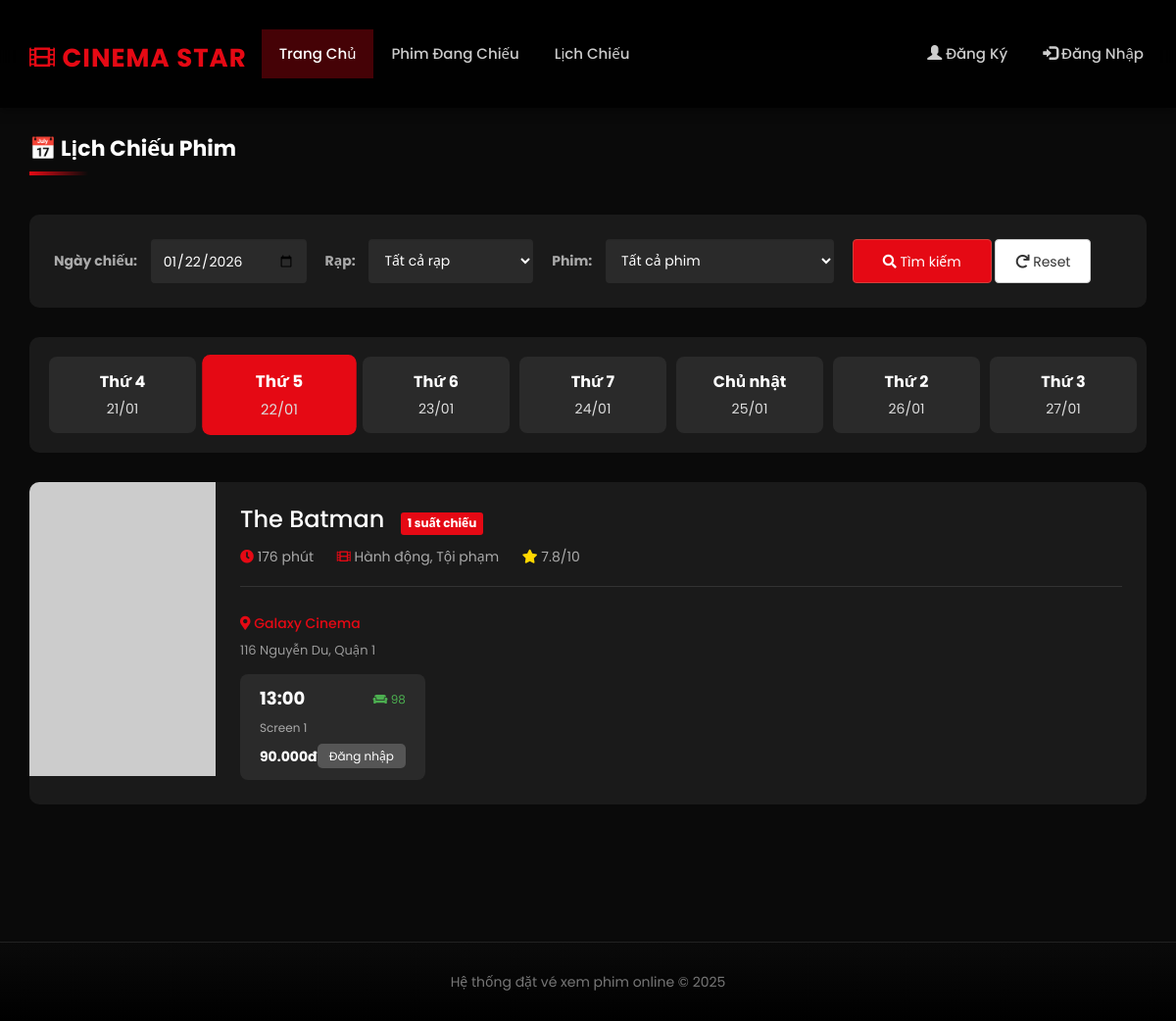
The page /schedule.php?date=2026-01-22 on the database as committed earlier.
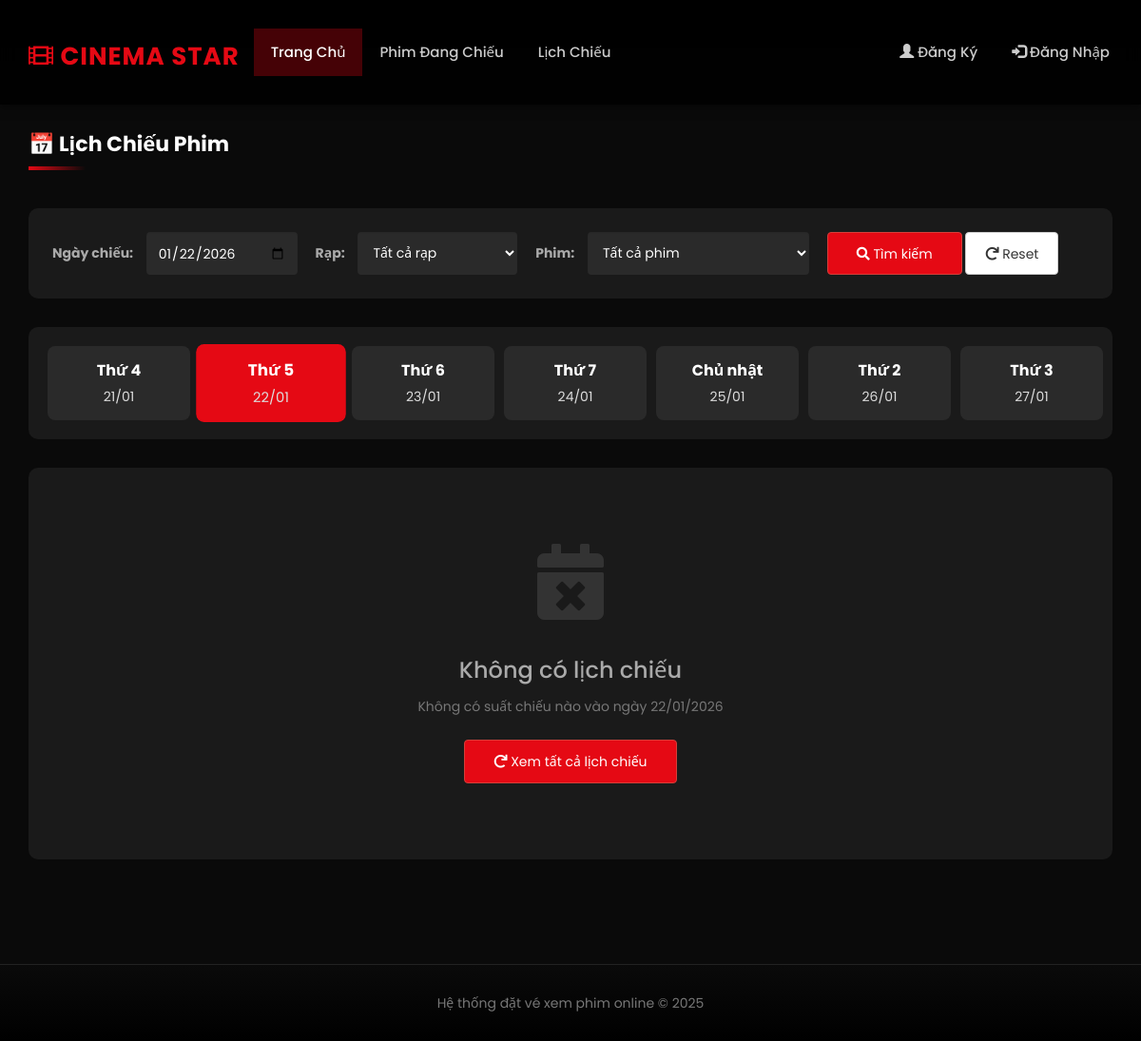
The same page on the database as committed later.
### tables this page shows
CREATE TABLE IF NOT EXISTS `tbl_movie` (
  `movie_id` int(11) NOT NULL AUTO_INCREMENT,
  `movie_name` varchar(200) NOT NULL,
  `director` varchar(100) DEFAULT NULL,
  `cast` text DEFAULT NULL,
  `description` text DEFAULT NULL,
  `image` varchar(500) DEFAULT NULL,
  `video_url` varchar(500) DEFAULT NULL,
  `duration` int(11) DEFAULT NULL COMMENT 'Thời lượng phim (phút)',
  `genre` varchar(100) DEFAULT NULL,
  `release_date` date DEFAULT NULL,
  `rating` decimal(3,1) DEFAULT 0.0,
  `status` enum('coming_soon','now_showing','ended') DEFAULT 'now_showing',
  `created_at` timestamp NOT NULL DEFAULT current_timestamp(),
  PRIMARY KEY (`movie_id`)
);

CREATE TABLE IF NOT EXISTS `tbl_screenings` (
  `screening_id` int(11) NOT NULL AUTO_INCREMENT,
  `movie_id` int(11) NOT NULL,
  `theatre_id` int(11) NOT NULL,
  `screen_name` varchar(50) DEFAULT NULL,
  `show_date` date NOT NULL,
  `show_time` time NOT NULL,
  `price` decimal(10,2) DEFAULT 0.00,
  `available_seats` int(11) DEFAULT 100,
  PRIMARY KEY (`screening_id`),
  KEY `movie_id` (`movie_id`),
  KEY `theatre_id` (`theatre_id`)
);

CREATE TABLE IF NOT EXISTS `tbl_theatre` (
  `id` int(11) NOT NULL AUTO_INCREMENT,
  `name` varchar(100) NOT NULL,
  `address` varchar(255) DEFAULT NULL,
  `city` varchar(50) DEFAULT NULL,
  `phone` varchar(20) DEFAULT NULL,
  `total_screens` int(11) DEFAULT 1,
  PRIMARY KEY (`id`)
);

### schedule.php (the view, shortened to what the changed rows need)
<?php include('header.php'); ?>
<div class="container" style="margin-top: 30px; margin-bottom: 50px;">
    <h2 class="section-title">📅 Lịch Chiếu Phim</h2>
    <div style="background: #1a1a1a; padding: 20px; border-radius: 10px; margin-bottom: 30px; overflow-x: auto;">
        <div style="display: flex; gap: 10px; min-width: max-content;">
            <?php
            for($i = 0; $i < 7; $i++) {
                $day = date('Y-m-d', strtotime("+$i days"));
                $day_name = date('l', strtotime($day));
                $day_names = [
                    'Monday' => 'Thứ 2',
                    'Tuesday' => 'Thứ 3',
                    'Wednesday' => 'Thứ 4',
                    'Thursday' => 'Thứ 5',
                    'Friday' => 'Thứ 6',
                    'Saturday' => 'Thứ 7',
                    'Sunday' => 'Chủ nhật'
                ];
                $is_active = (isset($_GET['date']) && $_GET['date'] == $day) || (!isset($_GET['date']) && $i == 0);
                $active_style = $is_active ? 'background: #e50914; transform: scale(1.05);' : 'background: #2a2a2a;';
            ?>
            <a href="?date=<?php echo $day; ?><?php echo isset($_GET['theatre']) ? '&theatre='.$_GET['theatre'] : ''; ?><?php echo isset($_GET['movie']) ? '&movie='.$_GET['movie'] : ''; ?>"
               style="flex: 0 0 150px; <?php echo $active_style; ?> padding: 15px; border-radius: 8px; text-align: center; text-decoration: none; transition: all 0.3s;">
                <div style="color: #fff; font-weight: bold; font-size: 16px; margin-bottom: 5px;">
                    <?php echo $day_names[$day_name]; ?>
                </div>
                <div style="color: #ddd; font-size: 14px;">
                    <?php echo date('d/m', strtotime($day)); ?>
                </div>
            </a>
            <?php } ?>
        </div>
    </div>
    <?php
    $where = "WHERE s.show_date >= CURDATE()";
    $selected_date = isset($_GET['date']) ? mysqli_real_escape_string($con, $_GET['date']) : date('Y-m-d');
    $where .= " AND s.show_date = '$selected_date'";
    $movies_with_schedule = mysqli_query($con, "
        SELECT DISTINCT m.*,
               (SELECT COUNT(*) FROM tbl_screenings WHERE movie_id = m.movie_id AND show_date = '$selected_date') as screening_count
        FROM tbl_movie m
        JOIN tbl_screenings s ON m.movie_id = s.movie_id
        $where
        ORDER BY m.movie_name
    ");
    if(mysqli_num_rows($movies_with_schedule) > 0) {
        while($movie = mysqli_fetch_array($movies_with_schedule)) {
    ?>
    <div style="background: #1a1a1a; border-radius: 10px; margin-bottom: 30px; overflow: hidden;">
        <div class="row" style="margin: 0;">
            <div class="col-md-2" style="padding: 0;">
                <img src="<?php echo $movie['image']; ?>" style="width: 100%; height: 100%; object-fit: cover; min-height: 300px;" onerror="this.src='https://via.placeholder.com/200x300?text=No+Image';">
            </div>
            <div class="col-md-10" style="padding: 25px;">
                <h3 style="color: #fff; margin-top: 0; margin-bottom: 15px;">
                    <?php echo htmlspecialchars($movie['movie_name']); ?>
                    <span class="label label-danger" style="background: #e50914; font-size: 12px; margin-left: 10px;">
                        <?php echo $movie['screening_count']; ?> suất chiếu
                    </span>
                </h3>
                <div style="margin-bottom: 20px;">
                    <span style="color: #aaa; margin-right: 20px;">
                        <i class="fas fa-clock" style="color: #e50914;"></i>
                        <?php echo $movie['duration']; ?> phút
                    </span>
                    <span style="color: #aaa; margin-right: 20px;">
                        <i class="fas fa-film" style="color: #e50914;"></i>
                        <?php echo htmlspecialchars($movie['genre']); ?>
                    </span>
                    <span style="color: #aaa;">
                        <i class="fas fa-star" style="color: #ffd700;"></i>
                        <?php echo $movie['rating']; ?>/10
                    </span>
                </div>
                <?php
                $screenings_by_theatre = mysqli_query($con, "
                    SELECT s.*, t.name as theatre_name, t.address
                    FROM tbl_screenings s
                    JOIN tbl_theatre t ON s.theatre_id = t.id
                    WHERE s.movie_id = '{$movie['movie_id']}' AND s.show_date = '$selected_date'
                    " . (isset($_GET['theatre']) && !empty($_GET['theatre']) ? "AND s.theatre_id = '{$_GET['theatre']}'" : "") . "
                    ORDER BY t.name, s.show_time
                ");
                $current_theatre = '';
                while($screening = mysqli_fetch_array($screenings_by_theatre)) {
                    if($current_theatre != $screening['theatre_name']) {
                        $current_theatre = $screening['theatre_name'];
                ?>
                <div style="border-top: 1px solid #333; padding-top: 20px; margin-top: 20px;">
                    <h5 style="color: #e50914; margin-bottom: 10px;">
                        <i class="fas fa-map-marker-alt"></i> <?php echo htmlspecialchars($screening['theatre_name']); ?>
                    </h5>
                    <p style="color: #999; font-size: 13px; margin-bottom: 15px;">
                        <?php echo htmlspecialchars($screening['address']); ?>
                    </p>
                    <div style="display: flex; flex-wrap: wrap; gap: 10px;">
                <?php } ?>
                <div style="background: #2a2a2a; border-radius: 8px; padding: 12px 20px; min-width: 180px; transition: all 0.3s;"
                     onmouseover="this.style.background='#e50914'; this.style.transform='translateY(-3px)';"
                     onmouseout="this.style.background='#2a2a2a'; this.style.transform='translateY(0)';">
                    <div style="display: flex; justify-content: space-between; align-items: center; margin-bottom: 8px;">
                        <span style="color: #fff; font-size: 18px; font-weight: bold;">
                            <?php echo date('H:i', strtotime($screening['show_time'])); ?>
                        </span>
                        <span style="color: <?php echo $screening['available_seats'] > 50 ? '#4CAF50' : ($screening['available_seats'] > 20 ? '#FF9800' : '#f44336'); ?>; font-size: 12px;">
                            <i class="fas fa-couch"></i> <?php echo $screening['available_seats']; ?>
                        </span>
                    </div>
                    <div style="font-size: 12px; color: #aaa; margin-bottom: 8px;">
                        <?php echo htmlspecialchars($screening['screen_name']); ?>
                    </div>
                    <div style="display: flex; justify-content: space-between; align-items: center;">
                        <span style="color: #fff; font-weight: bold;">
                            <?php echo number_format($screening['price'], 0, ',', '.'); ?>đ
                        </span>
                        <?php if(isset($_SESSION['user'])) { ?>
                            <a href="booking.php?screening_id=<?php echo $screening['screening_id']; ?>"
                               style="background: rgba(255,255,255,0.2); color: #fff; padding: 4px 12px; border-radius: 5px; font-size: 12px; text-decoration: none; font-weight: bold;">
                                ĐẶT VÉ
                            </a>
                        <?php } else { ?>
                            <a href="login.php"
                               style="background: rgba(255,255,255,0.2); color: #fff; padding: 4px 12px; border-radius: 5px; font-size: 12px; text-decoration: none;">
                                Đăng nhập
                            </a>
                        <?php } ?>
                    </div>
                </div>
                <?php
                }
                echo '</div></div>';
                ?>
            </div>
        </div>
    </div>
    <?php
        }
    } else {
    ?>
    <div style="text-align: center; padding: 80px 20px; background: #1a1a1a; border-radius: 10px;">
        <i class="fas fa-calendar-times" style="font-size: 80px; color: #333; margin-bottom: 20px;"></i>
        <h3 style="color: #aaa; margin-bottom: 15px;">Không có lịch chiếu</h3>
        <p style="color: #777; margin-bottom: 25px;">
            <?php
            if(isset($_GET['date'])) {
                echo 'Không có suất chiếu nào vào ngày ' . date('d/m/Y', strtotime($_GET['date']));
            } else {
                echo 'Hiện tại chưa có lịch chiếu nào phù hợp với bộ lọc của bạn';
            }
            ?>
        </p>
        <a href="schedule.php" class="btn btn-danger" style="background: #e50914; padding: 12px 30px;">
            <i class="fas fa-redo"></i> Xem tất cả lịch chiếu
        </a>
    </div>
    <?php } ?>
</div>
<?php include('footer.php'); ?>

Rows that differ between the two databases and show on the page:
no longer on this page (row unchanged): tbl_movie: movie_name "The Batman", screening_count "1", duration "176", genre "Hành động, Tội phạm", rating "7.8"
no longer on this page (row edited): tbl_screenings: theatre.name "Galaxy Cinema", theatre.address "116 Nguyễn Du, Quận 1", show_time "13:00", available_seats "98", screen_name "Screen 1", price "90.000"
Other text that changed with them:
date('d/m/Y', strtotime($_GET['date'])): (not shown) → "22/01/2026"
text now shown: "Không có lịch chiếu Không có suất chiếu nào vào ngày Xem tất cả lịch chiếu"
